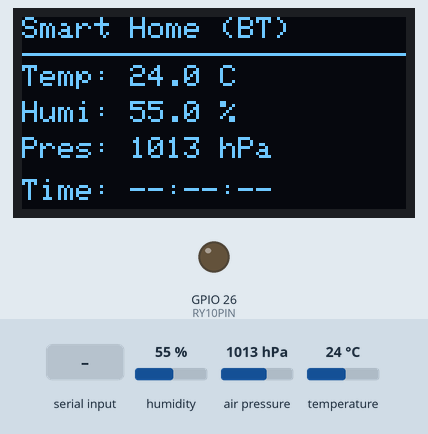
A sketch run on a simulated ESP32. On the bench: 128×64 one-colour display, output pins drawn as LEDs (lit = HIGH). The test bench sets the inputs (shaded band); at power-on: humidity 55 %, air pressure 1013 hPa, temperature 24 °C. Nothing arrives over Bluetooth unless stated; what the sketch prints to the serial monitor is not drawn.

Above: at 5.6 s.
5.7 s: humidity set to 74 %
At 11.2 s:
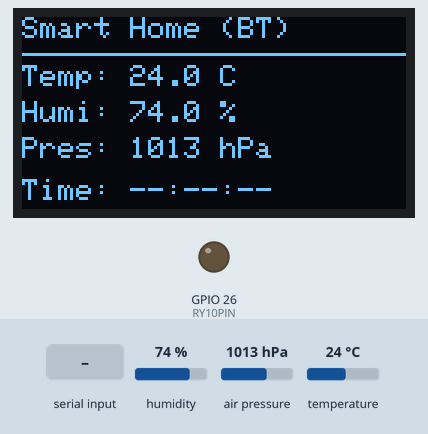
11.5 s: humidity set to 77 %
At 16.2 s:
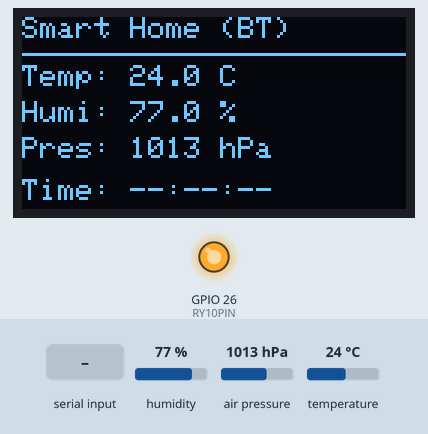
16.5 s: "TIME:\n" received over the second serial link
At 17.2 s:
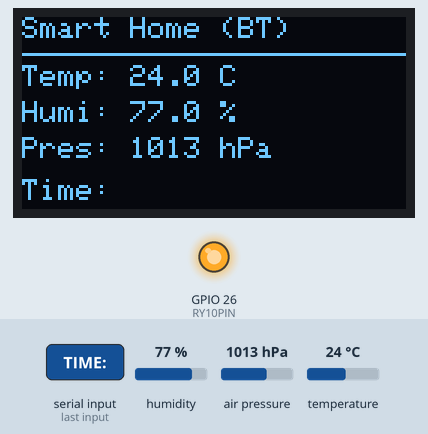
18.0 s: air pressure set to 952 hPa
At 21.2 s:
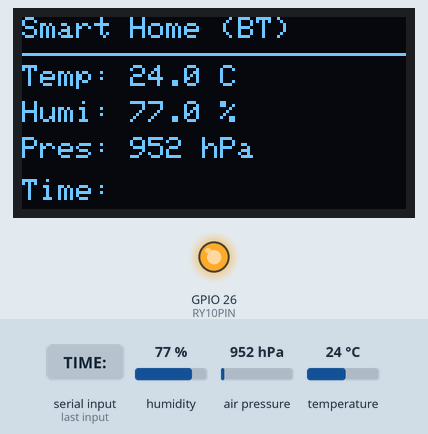
21.5 s: humidity set to 71 %
At 26.2 s:
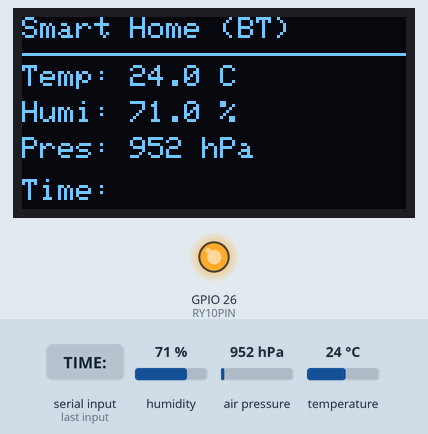
26.5 s: humidity set to 68 %
At 30.3 s:
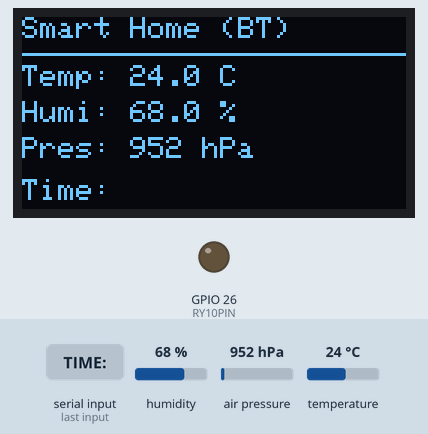
Timing chart, 0 to 31.8 s (numbered marks = the images above; inputs shaded):
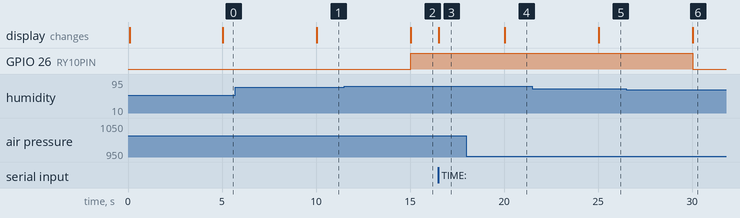

Measured:
- the behaviour switches between 75 and 76 % on humidity (found by bisection; images 1 and 2)
- the behaviour switches between 70 and 69 % on humidity (found by bisection; images 5 and 6)
- after the input at 5.7 s, the display: changes after 4.3 s (image 1)
- after the input at 11.5 s, GPIO 26 (RY10PIN): LOW → HIGH after 3.5 s; the display: changes after 3.5 s (image 2)
- after the input at 16.5 s, the display: changes at once (image 3)
- after the input at 18.0 s, the display: changes after 2.0 s (image 4)
- after the input at 21.5 s, the display: changes after 3.5 s (image 5)
- after the input at 26.5 s, GPIO 26 (RY10PIN): HIGH → LOW after 3.5 s; the display: changes after 3.5 s (image 6)

The sketch:

Smart_Home_Sense_Unit_Bluetooth.ino
```cpp
#include "BluetoothSerial.h"
#include <ArduinoJson.h>
#include <Wire.h>
#include <Adafruit_GFX.h>
#include <Adafruit_SSD1306.h>
#include <Adafruit_Sensor.h>
#include <Adafruit_BME280.h>

// --- OLED 設定 ---
#define SCREEN_WIDTH 128 // OLED 寬度
#define SCREEN_HEIGHT 64 // OLED 高度
#define OLED_RESET    -1 // 重置腳位
Adafruit_SSD1306 display(SCREEN_WIDTH, SCREEN_HEIGHT, &Wire, OLED_RESET);

// --- BME280 設定 ---
Adafruit_BME280 bme; // 使用 I2C 介面

// --- 藍牙物件宣告 ---
BluetoothSerial SerialBT;

// RY10 (繼電器/除濕機控制)
#define RY10PIN 26
bool ry10_isopen = false;

unsigned long lastMsg = 0;

String sysTime = "--:--:--";
float lastTemp = 0.0;
float lastHum = 0.0;
float lastPress = 0.0;

void setup() {
  Serial.begin(115200);

  // --- 啟動藍牙 ---
  SerialBT.begin("ESP32_Smart_Home");
  Serial.println("Bluetooth Started! Ready to pair...");

  // 初始化 OLED
  if(!display.begin(SSD1306_SWITCHCAPVCC, 0x3C)) {
    Serial.println(F("SSD1306 allocation failed"));
  }

  display.clearDisplay();
  display.setTextColor(WHITE);
  display.setTextSize(1);
  display.setCursor(0,0);
  display.println("System Booting...");
  display.println("Mode: Bluetooth");
  display.display();

  // 初始化 BME280 (I2C Address 0x76)
  if (!bme.begin(0x76)) {
    Serial.println("Could not find a valid BME280 sensor, check wiring!");
    display.println("BME280 Error!");
    display.display();
    while (1);
  }

  pinMode(RY10PIN, OUTPUT);
  ry10_isopen = false;
  digitalWrite(RY10PIN, 0);

  // 顯示初始畫面
  updateOled();
}

// --- 處理接收到的藍牙指令 ---
void handleBluetoothCommand(String message) {
  message.trim(); // 移除前後空白與換行符號

  Serial.print("BT Command received: ");
  Serial.println(message);

  if (message == "led_on") {
    Serial.println("Turn ON LED via Bluetooth Command");
    // 您可以在這裡加入 LED 控制邏輯
  }
  else if (message.startsWith("TIME:")) {
    // 格式範例: TIME:14:30:00
    sysTime = message.substring(5);
    updateOled();
    Serial.println("Time updated via Bluetooth");
  }
}

// --- OLED 畫面更新函式 ---
void updateOled() {
  display.clearDisplay();

  // 標題列
  display.setTextSize(1);
  display.setCursor(0, 0);
  display.print("Smart Home (BT)"); // 標題改為 BT
  display.drawLine(0, 12, 128, 12, WHITE);

  // 溫度
  display.setCursor(0, 16);
  display.print("Temp: ");
  display.print(lastTemp, 1);
  display.print(" C");

  // 濕度
  display.setCursor(0, 28);
  display.print("Humi: ");
  display.print(lastHum, 1);
  display.print(" %");

  // 氣壓
  display.setCursor(0, 40);
  display.print("Pres: ");
  display.print(lastPress, 0);
  display.print(" hPa");

  // 時間顯示
  display.setCursor(0, 54);
  display.print("Time: ");
  display.print(sysTime);

  display.display();
}

void loop() {
  // 1. 檢查是否有藍牙資料傳入
  if (SerialBT.available()) {
    // 讀取直到換行符號的字串
    String incomingMsg = SerialBT.readStringUntil('\n');
    handleBluetoothCommand(incomingMsg);
  }

  // 2. 定時讀取感測器並傳送資料
  unsigned long now = millis();
  if (now - lastMsg > 5000) {
    lastMsg = now;

    // 讀取 BME280 數據
    float t = bme.readTemperature();
    float h = bme.readHumidity();
    float p = bme.readPressure() / 100.0F; // 轉換為 hPa

    if (isnan(h) || isnan(t) || isnan(p)) {
      Serial.println("Failed to read from BME sensor!");
      return;
    }

    lastTemp = t;
    lastHum = h;
    lastPress = p;
    updateOled();

    // 打包 JSON 資料
    StaticJsonDocument<256> doc;
    doc["sensorId"] = "esp32_bt_01";
    doc["temp"] = t;
    doc["hum"] = h;
    doc["pressure"] = p;

    char buffer[256];
    serializeJson(doc, buffer);

    // --- 透過藍牙傳送 JSON 字串 ---
    SerialBT.println(buffer);

    Serial.print("BT Sent: ");
    Serial.println(buffer);

    // 除濕機控制邏輯 (RY10)
    if (h > 75.0 && !ry10_isopen)
    {
      digitalWrite(RY10PIN, 1);
      ry10_isopen = true;
      SerialBT.println("Info: Dehumidifier ON");
    }
    else if(h < 70.0 && ry10_isopen)
    {
      digitalWrite(RY10PIN, 0);
      ry10_isopen = false;
      SerialBT.println("Info: Dehumidifier OFF");
    }
  }
}
```
